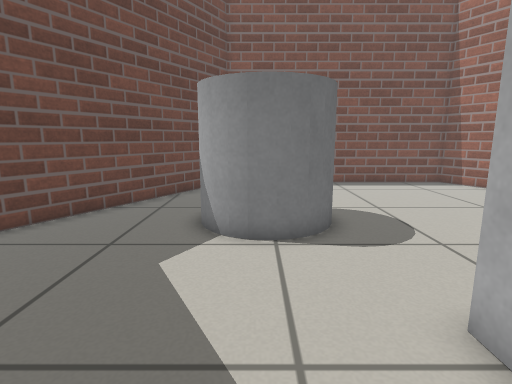
View 1 (above)

14 first-person views from a walk through a robot-simulator world made for Gazebo. The camera is 0.63 m above the floor, tilts 10° down and sees 80° across. The floor is counted in squares, 0.25 m on a side. Each view is taken from the middle of a square. On the plan, view 1 faces up. The plan holds only what a view shows up to about 19 squares ahead; the rest is blank.

View 2
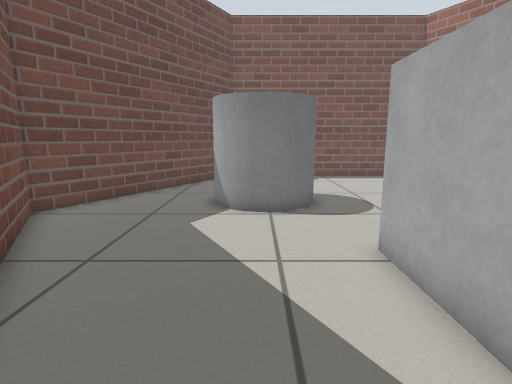

View 3
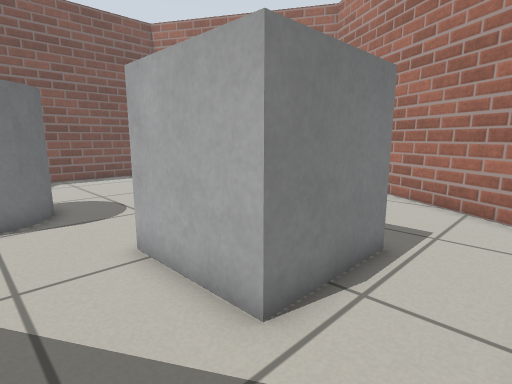

View 4
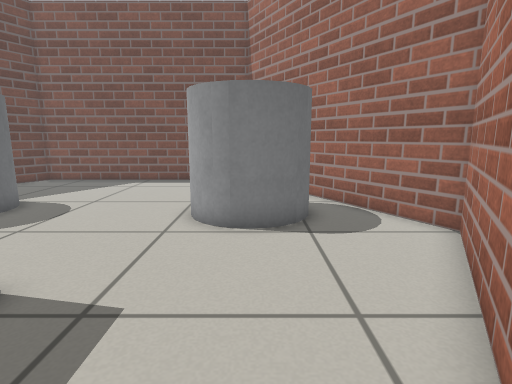

View 5
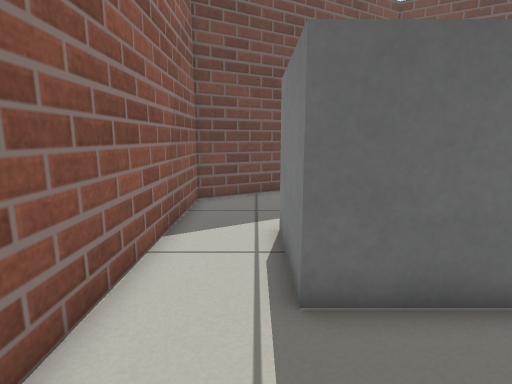

View 6
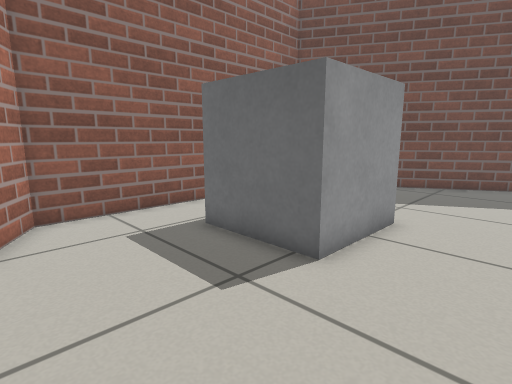

View 7
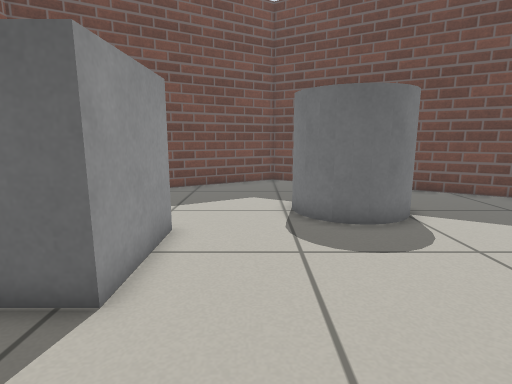

View 8
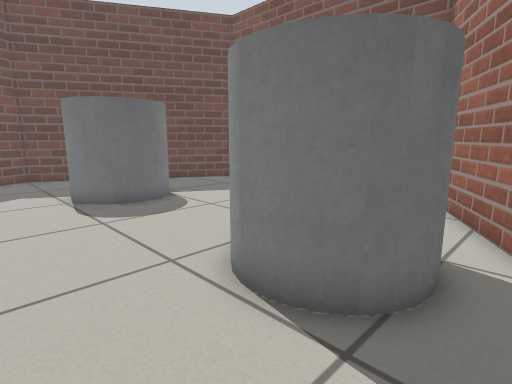

View 9
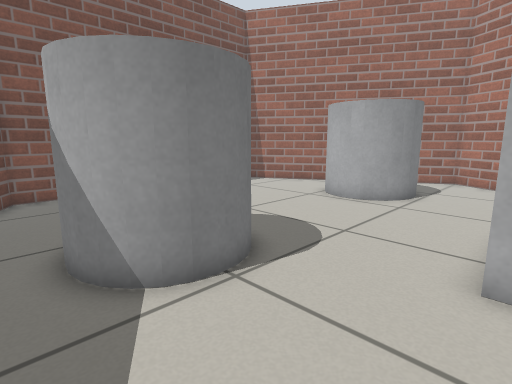

View 10
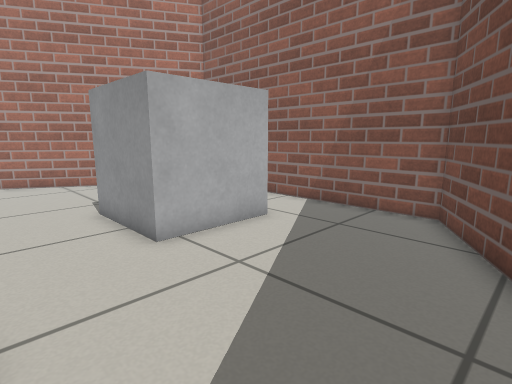

View 11
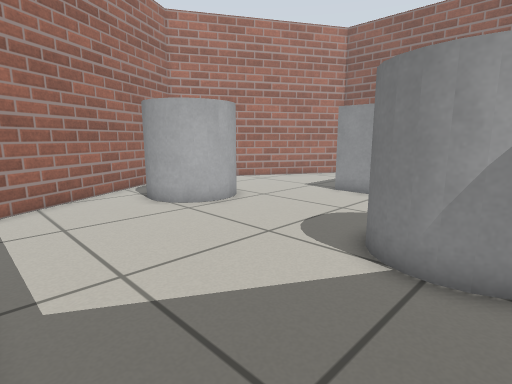

View 12
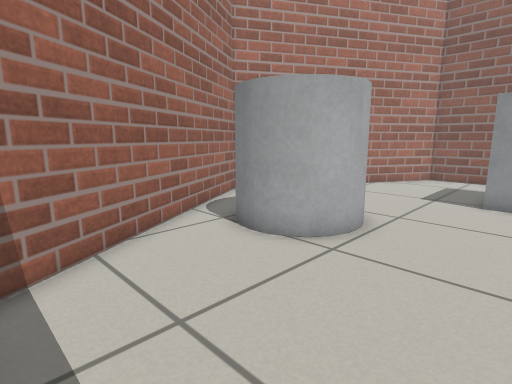

View 13
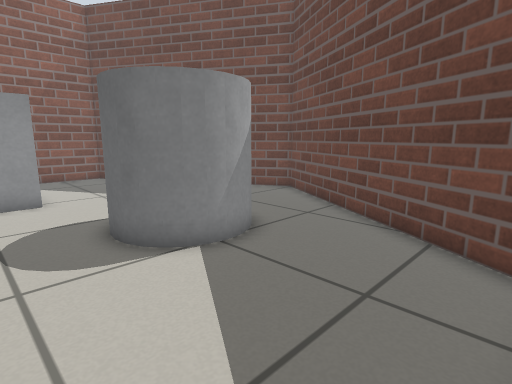

View 14
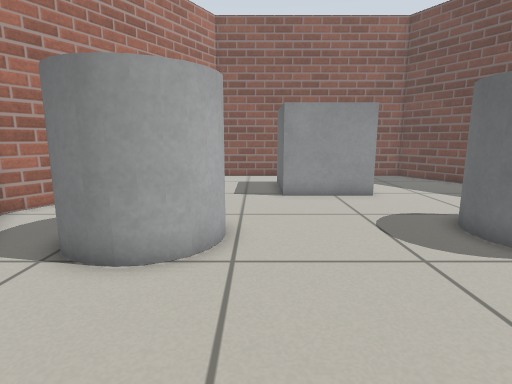

### Floor plan
Key: @ floor where view 1 was taken; # wall or solid block; . floor; C grey cylinder; B grey box.
Columns run from 8 left of view 1 to 17 right of it. Each row starts with its distance up from view 1.
 18       ##############
 17       #............#
 16      ##............##
 15     ##..............##
 14     #................#
 13    ##................##
 12    #..................#
 11   ##...CCC........CCC.##
 10   #....C  C......C  CC.#
  9  ##...CC  C......C   C.##
  8 ##.....CCCC......CCCC...##
  7 #.......C..........C.....#
  6 ##......................##
  5  ##....................##
  4   #........BBBB........#
  3   ##.......B   B......##
  2    #.......B   B......#
  1    ##......B   B.....##
  0     #...@..BBBBB.....#
 -1     ##..............##
 -2      ##............##
 -3       #............#
 -4       ##############

Positions as (right, up) in squares from view 1, and headings:
1: (0, 0), facing up
2: (0, -3), facing up
3: (0, -3), facing up-right
4: (11, -1), facing up
5: (11, -1), facing left
6: (12, 7), facing down-left
7: (11, 6), facing left
8: (14, 4), facing up-left
9: (-3, 3), facing up-right
10: (-4, 7), facing down-right
11: (-1, 17), facing down-right
12: (5, 17), facing down-right
13: (5, 17), facing down-left
14: (8, 17), facing down
